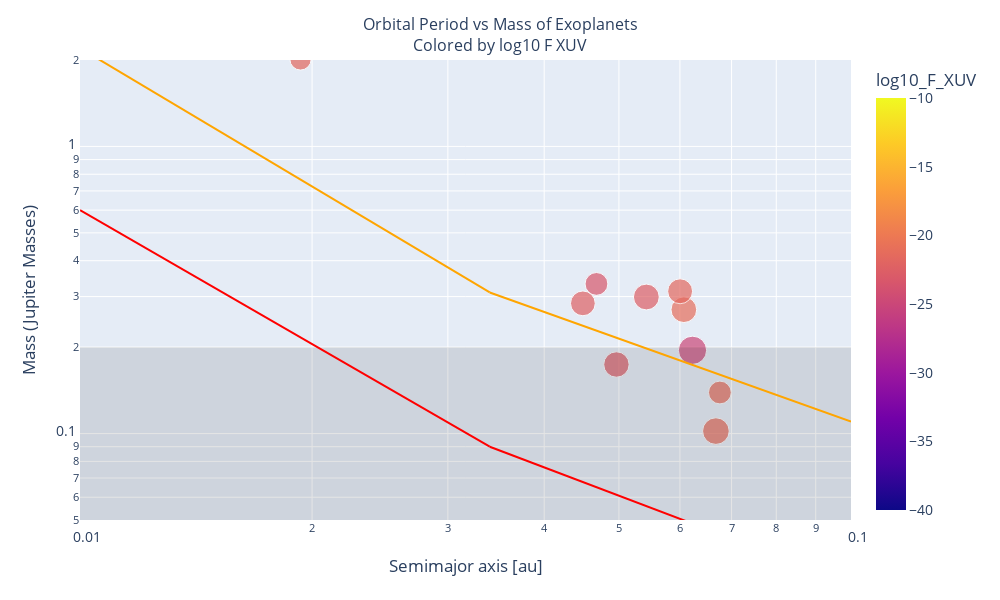

Here is the notebook cell this chart was saved with:
### Code cell
# Apply log10 transformation to the 'TSM' column
filtered_df['log10_F_XUV'] = np.log10(filtered_df['F_XUV'])
# Calculate the size array for the markers
default_size = 19  # Default size for null values
size_array = 20 - filtered_df['mag_v'].fillna(default_size)

# Create the interactive plot
# Your scatter plot using log-transformed 'TSM' for coloring
fig = px.scatter(filtered_df, x='semi_major_axis', y='mass', color='log10_F_XUV', 
                 hover_data=['# name'], size=size_array, range_color=[-40, -10])
fig.update_xaxes(type='log', range=[np.log10(10**-2), np.log10(10**-1)])  # Logarithmic range for x
fig.update_yaxes(type='log', range=[np.log10(0.05), np.log10(2)])  # Logarithmic range for y



# Filter the DataFrame to include only the specified names
star_names = ['WASP-69 b', 'WASP-52 b', 'HAT-P-18 b', 'WASP-80 b', 'WASP-177 b', 'HAT-P-26 b', 'NGTS-5 b', 'LTT 9779 b']
star_df = filtered_df[filtered_df['# name'].isin(star_names)]

# Add a scatter trace with star markers for these points
fig.add_trace(go.Scatter(
    x=star_df['semi_major_axis'],
    y=star_df['mass'],
    mode='markers',
    marker=dict(
        symbol='star',  # Set marker shape as star
        size=12,        # Marker size
        color='red'     # Marker color
    ),
    customdata=np.stack((star_df['# name'], star_df['mass'], star_df['semi_major_axis'], star_df['log10_F_XUV']), axis=1),
    hovertemplate=
        "Star: %{customdata[0]}<br>" +
        "Mass: %{customdata[1]} Jupiter Masses<br>" +
        "semimayor axis: %{customdata[2]} au<br>" +
        "log10_F_XUV: %{customdata[3]}",
    showlegend=False  # Remove this trace from the legend
))

# Annotate the plot with the names of the finelly_selected targets
for index, row in filtered_df.iterrows():
    fig.add_annotation(
        x=row['semi_major_axis'],
        y=row['mass'],
        text=row['# name'],
        showarrow=False,
        font=dict(
            size=12,
            color='black'
        )
        
        
    )


fig.update_layout(
    xaxis_title='Semimajor axis [au]',
    yaxis_title='Mass (Jupiter Masses)',
    title={
        'text': 'Orbital Period vs Mass of Exoplanets<br>Colored by log10 F XUV',
        'x': 0.5,  # Center the title
        'xanchor': 'center',
        'yanchor': 'top'
    },
    font=dict(
        size=14  # This will set the font size for both axis labels
    ),
    title_font=dict(
        size=16  # This sets the font size for the title
    ),
    width=1000,  # Width in pixels
    height=600,  # Height in pixels
    shapes=[
        # Add a rectangle shape to fill the plot from 0.2 Jupiter mass to the bottom
        dict(
            type='rect',
            xref='x domain',  # x-reference is set to the x-axis domain
            yref='y',  # y-reference is set to the y-axis values
            x0=0,  # x0 and x1 define the x-axis range of the rectangle
            x1=1,
            y0=0,  # y0 and y1 define the y-axis range of the rectangle
            y1=0.2,  # Convert 0.2 Jupiter mass to its logarithmic scale
            fillcolor='black',  # Fill color
            opacity=0.1,  # Opacity (0 is fully transparent, 1 is fully opaque)
            line=dict(
                width=0  # No border line
            )
        ),
        
       # Add the first orange line 
        dict(
            type='line',
            xref='x',
            yref='y',
            x0=0.01,
            y0=2.2,  # Convert to logarithmic scale
            x1=0.034,
            y1=0.31,  # Convert to logarithmic scale
            line=dict(
                color='orange',
                width=2
            )
        ),
        # Add line
        dict(
            type='line',
            xref='x',
            yref='y',
            x0=0.034,
            y0=0.31,  # Convert to logarithmic scale
            x1=0.1,
            y1=0.11,  # Convert to logarithmic scale
            line=dict(
                color='orange',
                width=2
            )
        ),
        # Add the first red line 
        dict(
            type='line',
            xref='x',
            yref='y',
            x0=0.01,
            y0=0.6,  # Convert to logarithmic scale
            x1=0.034,
            y1=0.09,  # Convert to logarithmic scale
            line=dict(
                color='red',
                width=2
            )
        ),
        # Add line
        dict(
            type='line',
            xref='x',
            yref='y',
            x0=0.034,
            y0=0.09,  # Convert to logarithmic scale
            x1=0.1,
            y1=0.03,  # Convert to logarithmic scale
            line=dict(
                color='red',
                width=2
            )
        )
    ]
)

### Figure 1 — Plotly figure (JSON) as saved in the notebook; plotly's stock layout.template omitted (floating-point values rounded to 4 significant figures)
{"data": [{"customdata": [["HATS-21 b"], ["KELT-11 b"], ["TOI-1937 b"], ["TOI-954 b"], ["WASP-126 b"], ["WASP-131 b"], ["WASP-166 b"], ["WASP-181 b"], ["WASP-193 b"], ["WASP-20 A b"]], "hovertemplate": "semi_major_axis=%{x}<br>mass=%{y}<br>size=%{marker.size}<br># name=%{customdata[0]}<br>log10_F_XUV=%{marker.color}<extra></extra>", "legendgroup": "", "marker": {"color": [-23.3, -24.94, -21.73, -22.71, -22.39, -21.12, -21.28, -22.57, -21.14, -21.66], "coloraxis": "coloraxis", "size": [7.8, 12, 6.8, 9.7, 9.2, 9.9, 10.64, 10, 7.8, 9.32], "sizemode": "area", "sizeref": 0.03, "symbol": "circle"}, "mode": "markers", "name": "", "orientation": "v", "showlegend": false, "type": "scatter", "x": [0.04676, 0.06229, 0.01932, 0.04963, 0.0449, 0.0607, 0.0668, 0.05427, 0.0676, 0.06003], "xaxis": "x", "y": [0.332, 0.195, 2.01, 0.174, 0.2841, 0.27, 0.102, 0.299, 0.139, 0.313], "yaxis": "y"}, {"customdata": [], "hovertemplate": "Star: %{customdata[0]}<br>Mass: %{customdata[1]} Jupiter Masses<br>semimayor axis: %{customdata[2]} au<br>log10_F_XUV: %{customdata[3]}", "marker": {"color": "red", "size": 12, "symbol": "star"}, "mode": "markers", "showlegend": false, "type": "scatter", "x": [], "y": []}], "layout": {"annotations": [{"font": {"color": "black", "size": 12}, "showarrow": false, "text": "HATS-21 b", "x": 0.04676, "y": 0.332}, {"font": {"color": "black", "size": 12}, "showarrow": false, "text": "KELT-11 b", "x": 0.06229, "y": 0.195}, {"font": {"color": "black", "size": 12}, "showarrow": false, "text": "TOI-1937 b", "x": 0.01932, "y": 2.01}, {"font": {"color": "black", "size": 12}, "showarrow": false, "text": "TOI-954 b", "x": 0.04963, "y": 0.174}, {"font": {"color": "black", "size": 12}, "showarrow": false, "text": "WASP-126 b", "x": 0.0449, "y": 0.2841}, {"font": {"color": "black", "size": 12}, "showarrow": false, "text": "WASP-131 b", "x": 0.0607, "y": 0.27}, {"font": {"color": "black", "size": 12}, "showarrow": false, "text": "WASP-166 b", "x": 0.0668, "y": 0.102}, {"font": {"color": "black", "size": 12}, "showarrow": false, "text": "WASP-181 b", "x": 0.05427, "y": 0.299}, {"font": {"color": "black", "size": 12}, "showarrow": false, "text": "WASP-193 b", "x": 0.0676, "y": 0.139}, {"font": {"color": "black", "size": 12}, "showarrow": false, "text": "WASP-20 A b", "x": 0.06003, "y": 0.313}], "coloraxis": {"cmax": -10, "cmin": -40, "colorbar": {"title": {"text": "log10_F_XUV"}}, "colorscale": [[0, "#0d0887"], [0.1111, "#46039f"], [0.2222, "#7201a8"], [0.3333, "#9c179e"], [0.4444, "#bd3786"], [0.5556, "#d8576b"], [0.6667, "#ed7953"], [0.7778, "#fb9f3a"], [0.8889, "#fdca26"], [1, "#f0f921"]]}, "font": {"size": 14}, "height": 600, "legend": {"itemsizing": "constant", "tracegroupgap": 0}, "margin": {"t": 60}, "shapes": [{"fillcolor": "black", "line": {"width": 0}, "opacity": 0.1, "type": "rect", "x0": 0, "x1": 1, "xref": "x domain", "y0": 0, "y1": 0.2, "yref": "y"}, {"line": {"color": "orange", "width": 2}, "type": "line", "x0": 0.01, "x1": 0.034, "xref": "x", "y0": 2.2, "y1": 0.31, "yref": "y"}, {"line": {"color": "orange", "width": 2}, "type": "line", "x0": 0.034, "x1": 0.1, "xref": "x", "y0": 0.31, "y1": 0.11, "yref": "y"}, {"line": {"color": "red", "width": 2}, "type": "line", "x0": 0.01, "x1": 0.034, "xref": "x", "y0": 0.6, "y1": 0.09, "yref": "y"}, {"line": {"color": "red", "width": 2}, "type": "line", "x0": 0.034, "x1": 0.1, "xref": "x", "y0": 0.09, "y1": 0.03, "yref": "y"}], "title": {"font": {"size": 16}, "text": "Orbital Period vs Mass of Exoplanets<br>Colored by log10 F XUV", "x": 0.5, "xanchor": "center", "yanchor": "top"}, "width": 1000, "xaxis": {"anchor": "y", "domain": [0, 1], "range": [-2, -1], "title": {"text": "Semimajor axis [au]"}, "type": "log"}, "yaxis": {"anchor": "x", "domain": [0, 1], "range": [-1.301, 0.301], "title": {"text": "Mass (Jupiter Masses)"}, "type": "log"}}}
